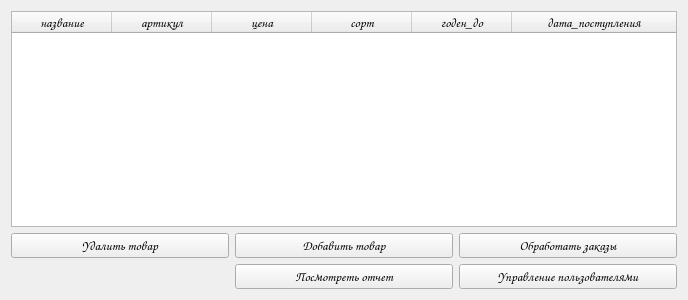
<?xml version="1.0" encoding="UTF-8"?>
<ui version="4.0">
 <class>CatalogManager</class>
 <widget class="QWidget" name="CatalogManager">
  <property name="geometry">
   <rect>
    <x>0</x>
    <y>0</y>
    <width>688</width>
    <height>300</height>
   </rect>
  </property>
  <property name="windowTitle">
   <string>Каталог Менеджера</string>
  </property>
  <layout class="QGridLayout" name="gridLayout">
   <item row="1" column="1">
    <widget class="QPushButton" name="add">
     <property name="font">
      <font>
       <family>Comic Sans MS</family>
       <pointsize>10</pointsize>
      </font>
     </property>
     <property name="text">
      <string>Добавить товар</string>
     </property>
    </widget>
   </item>
   <item row="1" column="2">
    <widget class="QPushButton" name="orders">
     <property name="font">
      <font>
       <family>Comic Sans MS</family>
       <pointsize>10</pointsize>
      </font>
     </property>
     <property name="text">
      <string>Обработать заказы</string>
     </property>
    </widget>
   </item>
   <item row="0" column="0" colspan="3">
    <widget class="QTableWidget" name="table">
     <property name="font">
      <font>
       <family>Comic Sans MS</family>
       <pointsize>10</pointsize>
      </font>
     </property>
     <property name="horizontalScrollBarPolicy">
      <enum>Qt::ScrollBarAsNeeded</enum>
     </property>
     <property name="sizeAdjustPolicy">
      <enum>QAbstractScrollArea::AdjustToContents</enum>
     </property>
     <property name="sortingEnabled">
      <bool>true</bool>
     </property>
     <attribute name="horizontalHeaderStretchLastSection">
      <bool>true</bool>
     </attribute>
     <column>
      <property name="text">
       <string>название</string>
      </property>
     </column>
     <column>
      <property name="text">
       <string>артикул</string>
      </property>
     </column>
     <column>
      <property name="text">
       <string>цена</string>
      </property>
     </column>
     <column>
      <property name="text">
       <string>сорт</string>
      </property>
     </column>
     <column>
      <property name="text">
       <string>годен_до</string>
      </property>
     </column>
     <column>
      <property name="text">
       <string>дата_поступления</string>
      </property>
     </column>
    </widget>
   </item>
   <item row="1" column="0">
    <widget class="QPushButton" name="remove">
     <property name="font">
      <font>
       <family>Comic Sans MS</family>
       <pointsize>10</pointsize>
      </font>
     </property>
     <property name="text">
      <string>Удалить товар</string>
     </property>
    </widget>
   </item>
   <item row="2" column="1">
    <widget class="QPushButton" name="report">
     <property name="font">
      <font>
       <family>Comic Sans MS</family>
       <pointsize>10</pointsize>
      </font>
     </property>
     <property name="text">
      <string>Посмотреть отчет</string>
     </property>
    </widget>
   </item>
   <item row="2" column="2">
    <widget class="QPushButton" name="users_control">
     <property name="font">
      <font>
       <family>Comic Sans MS</family>
       <pointsize>10</pointsize>
      </font>
     </property>
     <property name="text">
      <string>Управление пользователями</string>
     </property>
    </widget>
   </item>
  </layout>
 </widget>
 <resources/>
 <connections/>
</ui>
